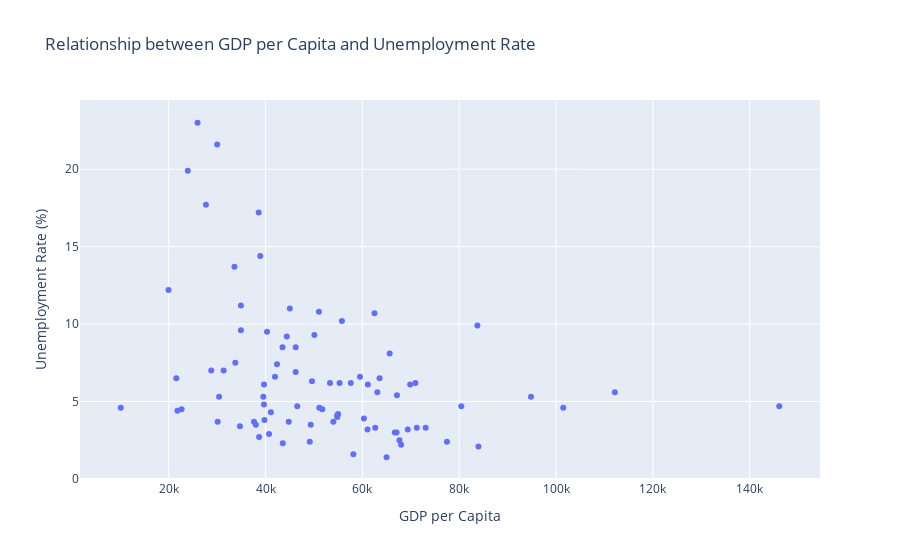

The cell this chart's notebook holds for it:
### Markdown cell above
From the histograms we can see that both of them are right skewed, while most cities have a low unemployment rate, below 10%, there are still some cities with a quite high unemployment rate (15-20%), most cities have a low or medium GDP per capita in the 20k to 70k range, with very few cities having a very high GDP per capita above 100k. This shows that most cities are moderately wealthy, with only a few being extremely wealthy and a couple of other cities that are not so wealthy.

### Code cell
fig1 = px.scatter(city_data, x = 'GDP per Capita', y = 'Unemployment Rate', title='Relationship between GDP per Capita and Unemployment Rate', labels={'GDP per Capita':'GDP per Capita', 'Unemployment Rate':'Unemployment Rate (%)'}, hover_name='City', hover_data=['Country'])
fig1.show()

### Figure 1 — Plotly figure (JSON) as saved in the notebook; plotly's stock layout.template omitted (floating-point values rounded to 4 significant figures)
{"data": [{"customdata": [["Austria"], ["Austria"], ["Belgium"], ["Belgium"], ["Belgium"], ["Belgium"], ["Bulgaria"], ["Bulgaria"], ["Croatia"], ["Croatia"], ["Cyprus"], ["Cyprus"], ["Czechia"], ["Czechia"], ["Denmark"], ["Denmark"], ["Estonia"], ["Finland"], ["Finland"], ["France"], ["France"], ["France"], ["Germany"], ["Germany"], ["Germany"], ["Germany"], ["Germany"], ["Germany"], ["Germany"], ["Germany"], ["Germany"], ["Germany"], ["Greece"], ["Greece"], ["Hungary"], ["Hungary"], ["Hungary"], ["Ireland"], ["Ireland"], ["Italy"], ["Italy"], ["Italy"], ["Italy"], ["Italy"], ["Italy"], ["Latvia"], ["Luxembourg"], ["Malta"], ["Netherlands"], ["Netherlands"], ["Netherlands"], ["Netherlands"], ["Netherlands"], ["Norway"], ["Norway"], ["Norway"], ["Poland"], ["Poland"], ["Poland"], ["Portugal"], ["Portugal"], ["Portugal"], ["Portugal"], ["Romania"], ["Slovak Republic"], ["Slovenia"], ["Spain"], ["Spain"], ["Spain"], ["Spain"], ["Spain"], ["Sweden"], ["Sweden"], ["Sweden"], ["Switzerland"], ["Switzerland"], ["Switzerland"], ["Turkiye"], ["Turkiye"], ["United Kingdom"], ["United Kingdom"], ["United Kingdom"], ["United Kingdom"], ["United Kingdom"]], "hovertemplate": "<b>%{hovertext}</b><br><br>GDP per Capita=%{x}<br>Unemployment Rate (%)=%{y}<br>Country=%{customdata[0]}<extra></extra>", "hovertext": ["Salzburg", "Vienna", "Antwerp", "Bruges", "Brussels", "Gent", "Dobrich", "Sofia", "Split", "Zagreb", "Lefkosia", "Lemesos", "Ostrava", "Prague", "Copenhagen", "Odense", "Tallinn", "Helsinki", "Tampere", "Lyon", "Paris", "Toulouse", "Berlin", "Cologne", "Dresden", "Dusseldorf", "Frankfurt am Main", "Hamburg", "Hanover", "Leipzig", "Munich", "Stuttgart", "Athens", "Thessaloniki", "Budapest", "Debrecen", "Miskolc", "Cork", "Dublin", "Florence", "Milan", "Naples", "Rome", "Turin", "Venice", "Riga", "Luxembourg", "Malta", "Amsterdam", "Eindhoven", "Rotterdam", "The Hague", "Utrecht", "Bergen", "Oslo", "Stavanger", "Cracow", "Lodz", "Warsaw", "Braga", "Coimbra", "Lisbon", "Porto", "Giroc", "Bratislava", "Ljubljana", "Barcelona", "Madrid", "Malaga", "Seville", "Valencia", "Gothenburg", "Malmo", "Stockholm", "Basel", "Geneva", "Zurich", "Adana", "Ankara", "Edinburgh", "Glasgow", "Leeds", "Liverpool", "London"], "legendgroup": "", "marker": {"color": "#636efa", "symbol": "circle"}, "mode": "markers", "name": "", "orientation": "v", "showlegend": false, "type": "scatter", "x": [66690.0, 55770.0, 57600.0, 63080.0, 62500.0, 53310.0, 10090.0, 43560.0, 21560.0, 38660.0, 34910.0, 34910.0, 30100.0, 65000.0, 63540.0, 40300.0, 49330.0, 59500.0, 41950.0, 46230.0, 65630.0, 46230.0, 46550.0, 60310.0, 39770.0, 71240.0, 69370.0, 61060.0, 54830.0, 41100.0, 83960.0, 67640.0, 38580.0, 23940.0, 49130.0, 22650.0, 21800.0, 146100.0, 101500.0, 55280.0, 61130.0, 25950.0, 50090.0, 43500.0, 39680.0, 39540.0, 112100.0, 44780.0, 73060.0, 62660.0, 54780.0, 54980.0, 67060.0, 51100.0, 67130.0, 58140.0, 40720.0, 37620.0, 67990.0, 28780.0, 30410.0, 42360.0, 31340.0, 34710.0, 77460.0, 51730.0, 45020.0, 51020.0, 27690.0, 30000.0, 33570.0, 49590.0, 44390.0, 70950.0, 94830.0, 83750.0, 80430.0, 19940.0, 38920.0, 54000.0, 39670.0, 37990.0, 33750.0, 69860.0], "xaxis": "x", "y": [3.0, 10.2, 6.2, 5.6, 10.7, 6.2, 4.6, 2.3, 6.5, 2.7, 9.6, 11.2, 3.7, 1.4, 6.5, 9.5, 3.5, 6.6, 6.6, 6.9, 8.1, 8.5, 4.7, 3.9, 3.8, 3.3, 3.2, 3.2, 4.0, 4.3, 2.1, 2.5, 17.2, 19.9, 2.4, 4.5, 4.4, 4.7, 4.6, 6.2, 6.1, 23.0, 9.3, 8.5, 6.1, 5.3, 5.6, 3.7, 3.3, 3.3, 4.1, 4.2, 3.0, 4.6, 5.4, 1.6, 2.9, 3.7, 2.2, 7.0, 5.3, 7.4, 7.0, 3.4, 2.4, 4.5, 11.0, 10.8, 17.7, 21.6, 13.7, 6.3, 9.2, 6.2, 5.3, 9.9, 4.7, 12.2, 14.4, 3.7, 4.8, 3.5, 7.5, 6.1], "yaxis": "y"}], "layout": {"legend": {"tracegroupgap": 0}, "title": {"text": "Relationship between GDP per Capita and Unemployment Rate"}, "xaxis": {"anchor": "y", "domain": [0, 1], "title": {"text": "GDP per Capita"}}, "yaxis": {"anchor": "x", "domain": [0, 1], "title": {"text": "Unemployment Rate (%)"}}}}
